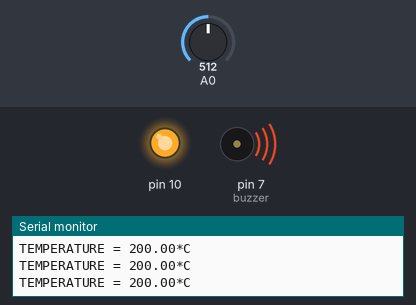
Recording of a sketch running on a simulated Arduino Uno, built with avr-gcc and run on an emulated ATmega328P. Parts: output pins drawn as LEDs (lit = HIGH), buzzer (waves = sounding), the last lines printed to the serial monitor. Inputs (shaded band) come from the test bench; at power-on: A0 = 512.

Above: at 1.2 s.
1.3 s: A0 set to 128
2.8 s: A0 set to 111
At 4.2 s:
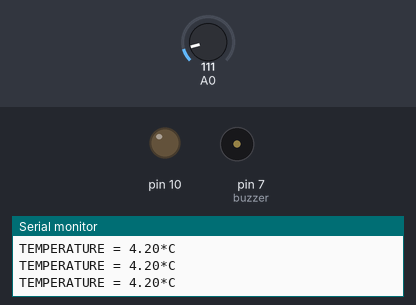
4.5 s: A0 set to 306
At 5.5 s:
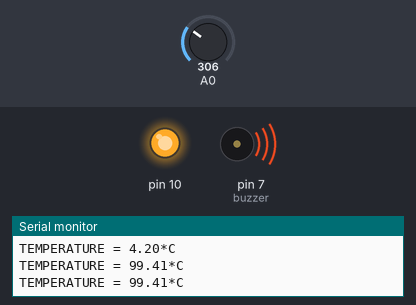
6.0 s: A0 set to 122
At 6.7 s:
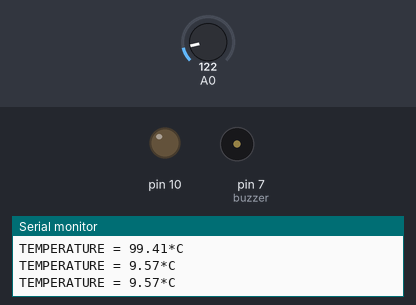
Timing chart, 0 to 8.5 s (numbered marks = the images above; inputs shaded):
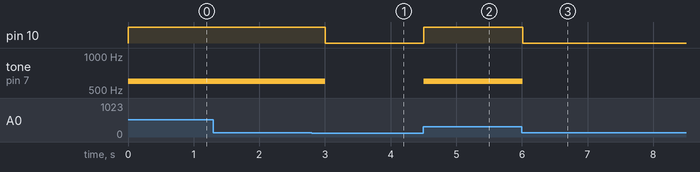

Measured:
- the behaviour switches between 123 and 122 on A0 (found by bisection; images 0 and 1)
- after the input at 2.8 s, pin 10: HIGH → LOW after 0.21 s; tone on pin 7 (buzzer): 600 Hz → silent after 0.21 s
- after the input at 4.5 s, pin 10: LOW → HIGH at once; tone on pin 7 (buzzer): silent → 600 Hz at once
- after the input at 6.0 s, pin 10: HIGH → LOW at once; tone on pin 7 (buzzer): 600 Hz → silent at once

The sketch:

tempbuzz.ino
```cpp
int buzzer = 7;
float voltage;

void setup()
{
  pinMode(10, OUTPUT);
  pinMode(7, OUTPUT);
  Serial.begin(9600);
}

void loop()
{
  float a = analogRead(A0);
  voltage = analogRead(A0) * 0.004882814;
  float temp = (voltage - 0.5) * 100.0;

  if (temp > 10) {
    digitalWrite(10, HIGH);
    tone(buzzer, 600);
  } else {
    digitalWrite(10, LOW);
    noTone(buzzer);
  }

  Serial.print("TEMPERATURE = ");
  Serial.print(temp);
  Serial.print("*C");
  delay(500);
  Serial.println();
}
```
